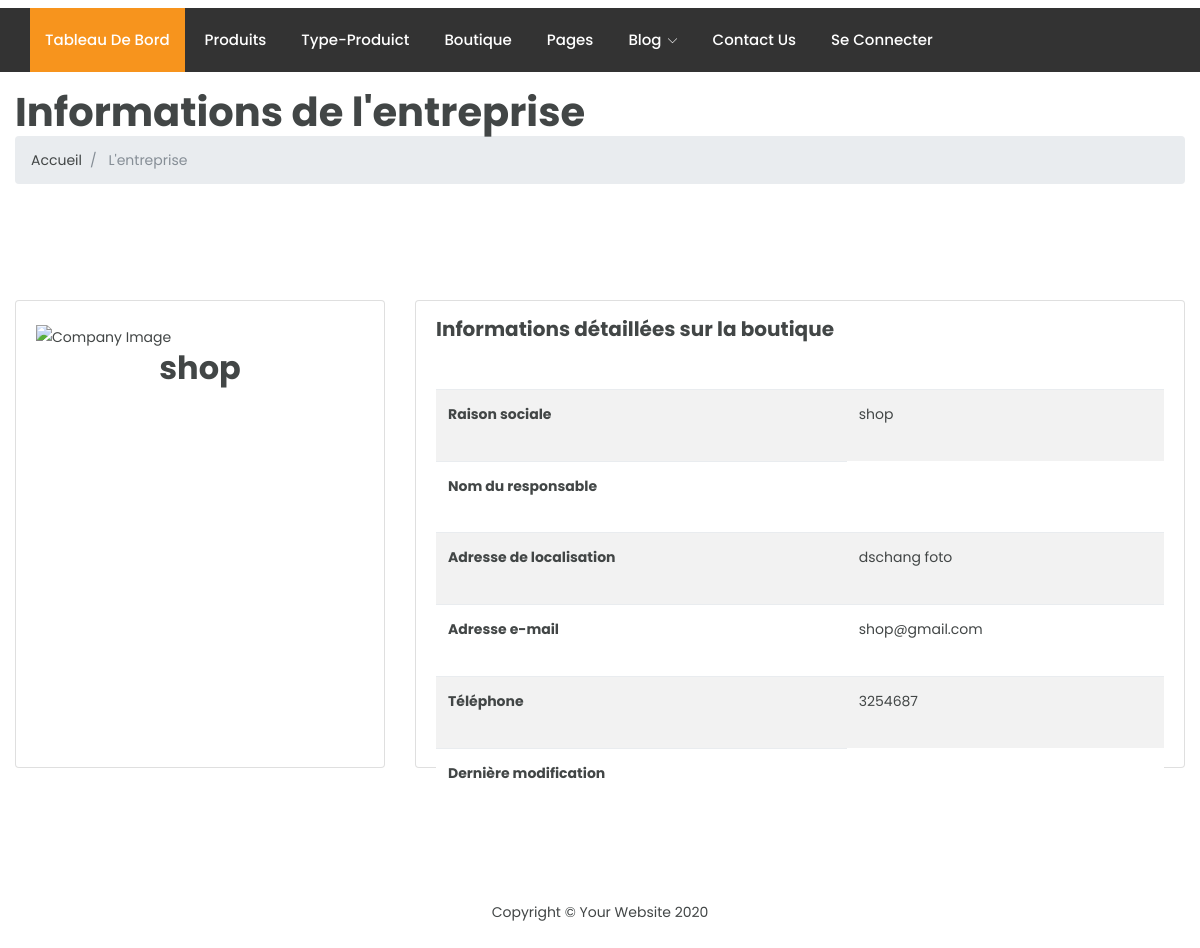
The page /src/View/Shop/view.php (signed in) on the database its author committed.
### tables this page shows
CREATE TABLE `shops` (
  `id` int(11) NOT NULL,
  `name` varchar(50) NOT NULL,
  `phone_sohp` int(11) NOT NULL,
  `email` varchar(255) NOT NULL,
  `localization_shop` varchar(255) NOT NULL,
  `logo_shop` varchar(255) NOT NULL,
  `created` int(11) DEFAULT NULL,
  `modified` date DEFAULT NULL,
  `deleted` int(11) DEFAULT NULL,
  `modified_by` date DEFAULT NULL
);

### autoload.php (called while the page is built, shortened)
<?php
class AutoLoader
{
    public function __autoload($className)
    {
        if (strpos($className, '\\') !== false) {
            $fqnParts = explode('\\', $className);
        } else {
            $this->__autoloadClass($className);
        }
    }
    public function __autoLoadCoreClass($className)
    {
        $fqnParts = explode('\\', $className);
        unset($fqnParts[0]);
        $filePath = CORE_PATH . implode(DS, $fqnParts) . '.php';
    }
    public function __autoLoadModel($className)
    {
        $fqnParts = explode('\\', $className);
        unset($fqnParts[0]);
        unset($fqnParts[1]);
        $filePath = MODEL_PATH . implode(DS, $fqnParts) . '.php';
    }
    public function __autoLoadService($className)
    {
        $fqnParts = explode('\\', $className);
        unset($fqnParts[0]);
        unset($fqnParts[1]);
        $filePath = SERVICE_PATH . implode(DS, $fqnParts) . '.php';
    }
}

### config/app.php (called while the page is built)
<?php
return [
    'DataSource' => [
        'host' => 'localhost',
        'username' => 'root',
        'password' => '',
        'database' => 'ecommerces',
    ],
    'Session' => [
        'timeout' => 60 * 60 * 24 * 2,
    ],
];

### Core/Configure.php (called while the page is built, shortened)
<?php
class Configure
{
	private $_default_config = [];
	private $_config = [];
	function __construct()
	{
		$this->_config = require dirname(__DIR__) . DIRECTORY_SEPARATOR . 'config' . DIRECTORY_SEPARATOR . 'app.php';
		$this->_default_config = $this->_config;
	}
	public function read(string $configKey, $default = null)
	{
		if (isset($this->_config[$configKey])) {
			return $this->_config[$configKey];
		} else if (isset($this->_default_config[$configKey])) {
			return $this->_default_config[$configKey];
		} else {
			return $default;
		}
	}
}

### Core/Database/ConnectionManager.php (called while the page is built, shortened)
<?php
require_once dirname(dirname(__DIR__)) . DIRECTORY_SEPARATOR . 'autoload.php';
class ConnectionManager {
    private string $host;
    private string $username;
    private string $password;
    private string $database;
    private $_connection;
    public function __construct()
    {
        $config = (new Configure())->read('DataSource');
        if (empty($config)) {
            $this->_connection_error = "Aucune source de données n'est configurée";
        } else {
            $dsn = "mysql:host=$this->host;dbname=$this->database;charset=UTF8";
            try {
                $this->_connection = new PDO($dsn, $this->username, $this->password);
                $this->_connection->setAttribute(PDO::ATTR_ERRMODE, PDO::ERRMODE_EXCEPTION);
            } catch (\PDOException $e) {
                $this->_connection_error = $e->getMessage();
            }
        }
    }
    public function getConnection(){
        return $this->_connection;
    }
    public function setConfig(array $config)
    {
        if(isset($config['host'])){
            $this->host = $config['host'];
        }
        if(isset($config['username'])){
            $this->username = $config['username'];
        }
        if(isset($config['password'])){
            $this->password = $config['password'];
        }
        if(isset($config['database'])){
            $this->database = $config['database'];
        }
    }
}

### src/Service/shopsServices.php (called while the page is built, shortened)
<?php
require_once dirname(dirname(__DIR__)) . DS . DS . 'autoload.php';
class shopsServices
{
    public function getShops(): ?Shops
    {
        $connectionManager = new ConnectionManager();
        $sql = "SELECT *  FROM shops";
        try {
            $query = $connectionManager->getConnection()->prepare($sql);
            $query->execute();
            $result = $query->fetch(\PDO::FETCH_ASSOC);
            $shops = new shops();
            $shops->setId($result['id']);
            $shops->setName($result['name']);
            $shops->setPhoneShop($result['phone_sohp']);
            $shops->setEmail($result['email']);
            $shops->setLocalizationShop($result['localization_shop']);
            $shops->setLogoShop($result['logo_shop']);
            $shops->setCreated($result['created']);
            $shops->setModified($result['modified']);
            $shops->setModifiedBy($result['modified_by']);
            return $shops;
        } catch (\PDOException $e) {
            throw new \Exception("SQL Exception: " . $e->getMessage(), (int)$e->getCode());
        }
    }
}

### src/Controller/ShopController.php (called while the page is built, shortened)
<?php
require_once dirname(dirname(__DIR__)) . DIRECTORY_SEPARATOR . 'autoload.php';
class ShopController
{
    public function shop()
	{
        $shops = (new shopsServices())->getShops();
	}
}

### src/Entity/Shops.php (called while the page is built, shortened)
<?php
class Shops
{
	private $name;
	private $phone_shop;
	private $email;
	private $localization_shops;
    public function setId($id)
    {
        return $this;
    }
    public function getName()
    {
        return $this->name;
    }
    public function setName($name)
    {
        $this->name = $name;
        return $this;
    }
    public function getPhoneShop()
    {
        return $this->phone_shop;
    }
    public function setPhoneShop($phone_shop)
    {
        $this->phone_shop = $phone_shop;
        return $this;
    }
    public function getEmail()
    {
        return $this->email;
    }
    public function setEmail($email)
    {
        $this->email = $email;
        return $this;
    }
    public function getLocalizationShops()
    {
        return $this->localization_shops;
    }
    public function setLocalizationShop($localization_shops)
    {
        $this->localization_shops= $localization_shops;
        return $this;
    }
    public function setLogoShop($logo_shop)
    {
        return $this;
    }
    public function setCreated($created)
    {
        return $this;
    }
    public function setModified($modified)
    {
        return $this;
    }
    public function setModifiedBy($modified_by)
    {
        return $this;
    }
}

### src/View/Shop/view.php (the view, shortened to what this page needs)
<?php
require_once dirname(dirname(dirname(__DIR__))) . DIRECTORY_SEPARATOR . 'autoload.php';
require_once dirname(__DIR__) . DS . 'Elements' . DS . 'admin_header.php';
(new ShopController())->shop();
?>
<main id="main" class="container-fluid my-3">
	<div class="pagetitle">
		<h1> Informations de l'entreprise </h1>
		<nav>
			<ol class="breadcrumb">
				<li class="breadcrumb-item"><a href="<?=VIEWS . 'Home/admin.php' ?>"> Accueil </a></li>
				<li class="breadcrumb-item active"> L'entreprise </li>
			</ol>
		</nav>
	</div>
	<section class="section profile">
		<div class="row mb-3">
            <div class="col-xl-4">
                <div class="card h-100">
                    <div class="card-body pt-4 d-flex flex-column align-items-center">
                        <img src="<?= IMAGES ?>shops-illustration.png" alt="Company Image" class="w-100">
                        <h2 class=""><?= $shops->getName() ?></h2>
                    </div>
                </div>
            </div>
            <div class="col-xl-8">
                <div class="card h-100">
                    <div class="card-body pt-3">
                        <h5 class="card-title">Informations détaillées sur la boutique</h5>
                        <div class="table my-5">
                            <table class="table table-striped table-hover">
                                <tbody>
                                    <tr>
                                        <th>Raison sociale</th>
                                        <td><?= $shops->getName() ?: 'Non défini' ?></td>
                                    </tr>
                                    <tr>
                                        <th>Nom du responsable</th>
                                    </tr>
                                    <tr>
                                        <th>Adresse de localisation</th>
                                        <td><?= $shops->getLocalizationShops() ?: 'Non défini'  ?></td>
                                    </tr>
                                    <tr>
                                        <th>Adresse e-mail</th>
                                        <td><?= $shops->getEmail() ?: 'Non défini'  ?></td>
                                    </tr>
                                    <tr>
                                        <th>Téléphone </th>
                                        <td><?= $shops->getPhoneShop() ?: 'Non défini'  ?></td>
                                    </tr>
                                    <tr>
                                        <th>Dernière modification</th>
                                    </tr>
                                </tbody>
                            </table>
                        </div>
                    </div>
                </div>
            </div>
        </div>
    </section>
</main>
<?php require_once dirname(__DIR__) . DS . 'Elements' . DS . 'admin_footer.php'; ?>

### rows shown on the page
shops: name "shop", localization_shop "dschang foto", email "shop@gmail.com", phone_sohp "3254687"
